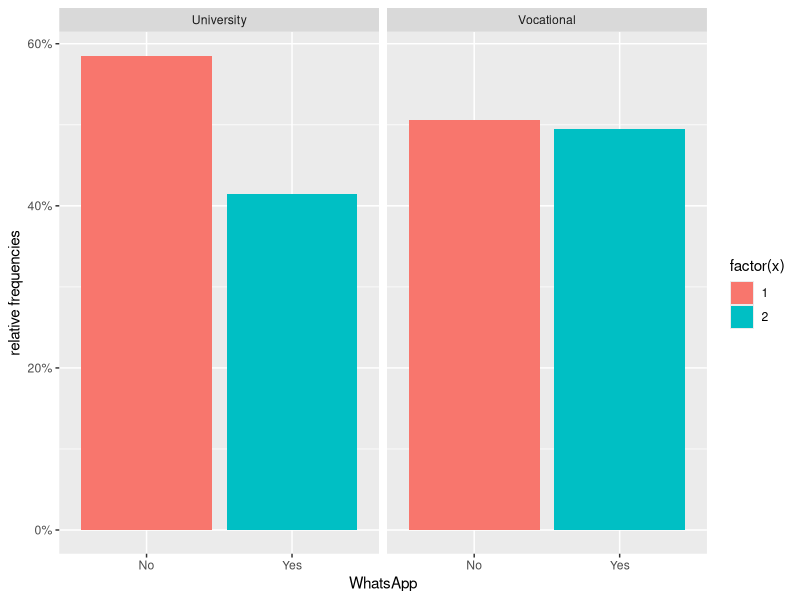
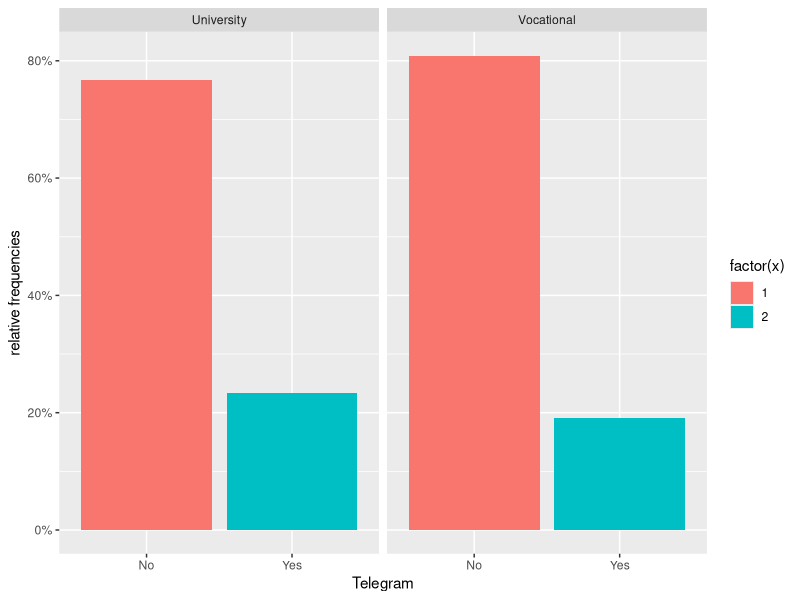
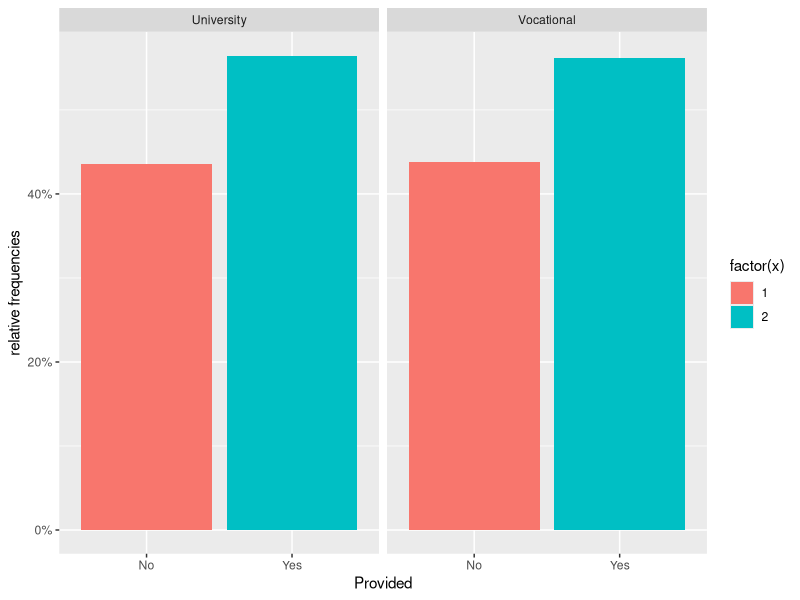
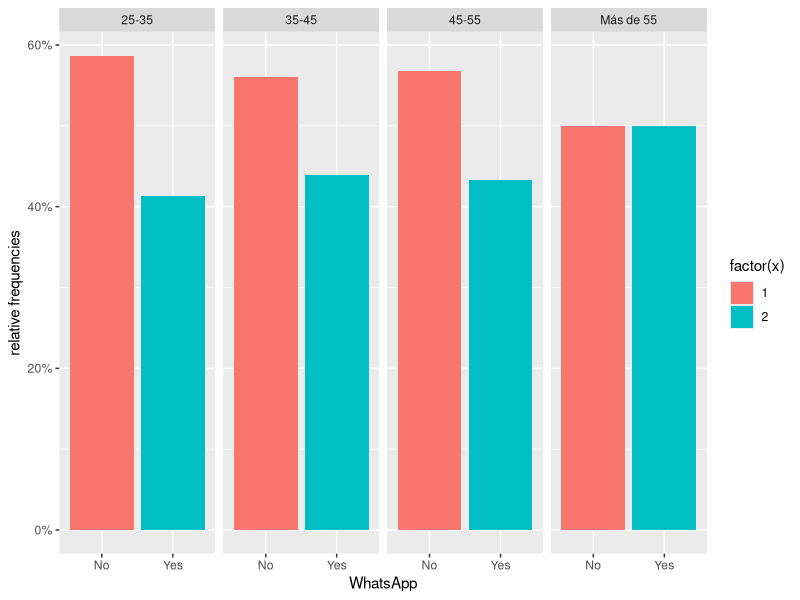
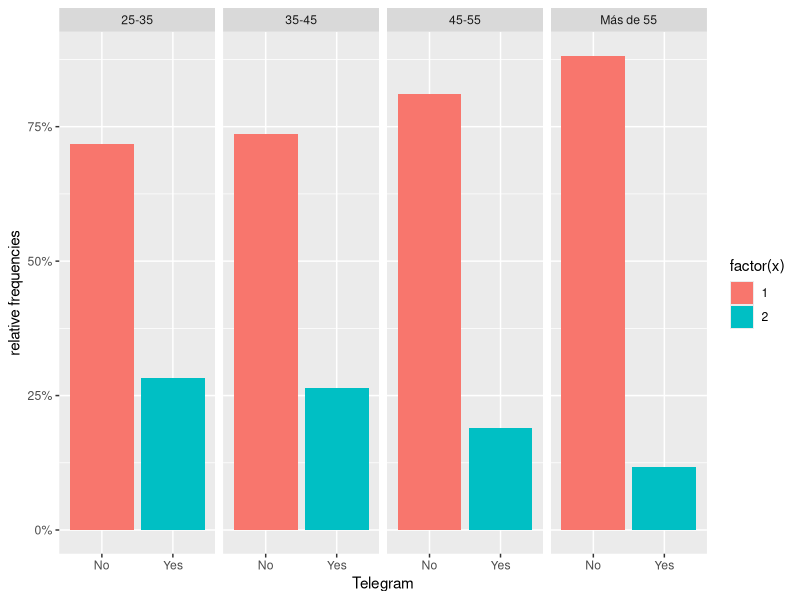
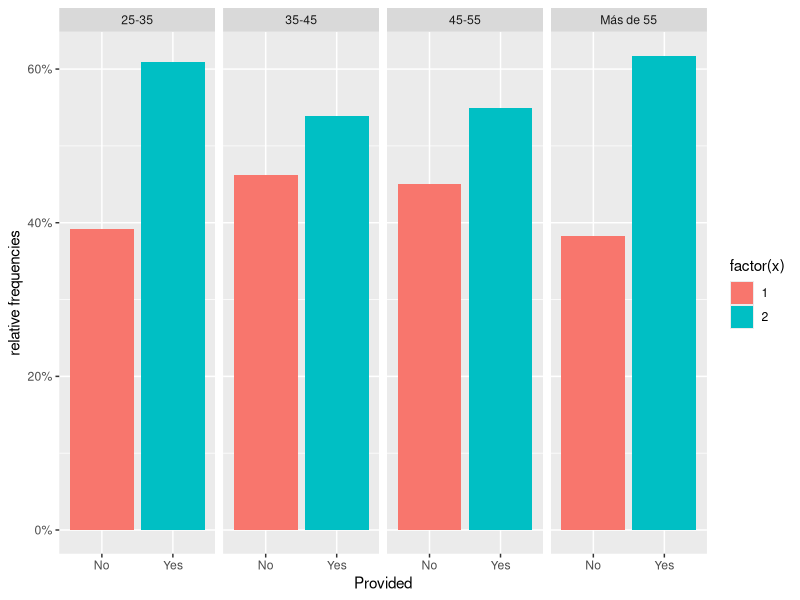
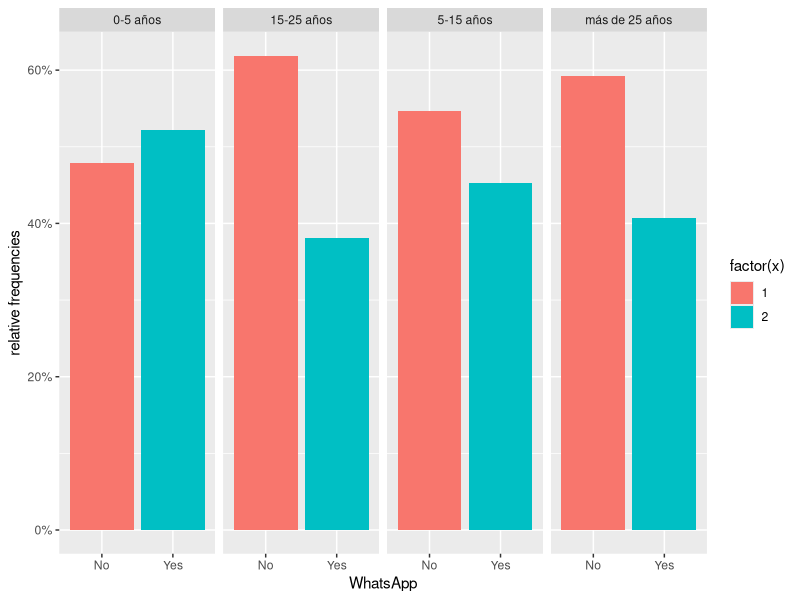
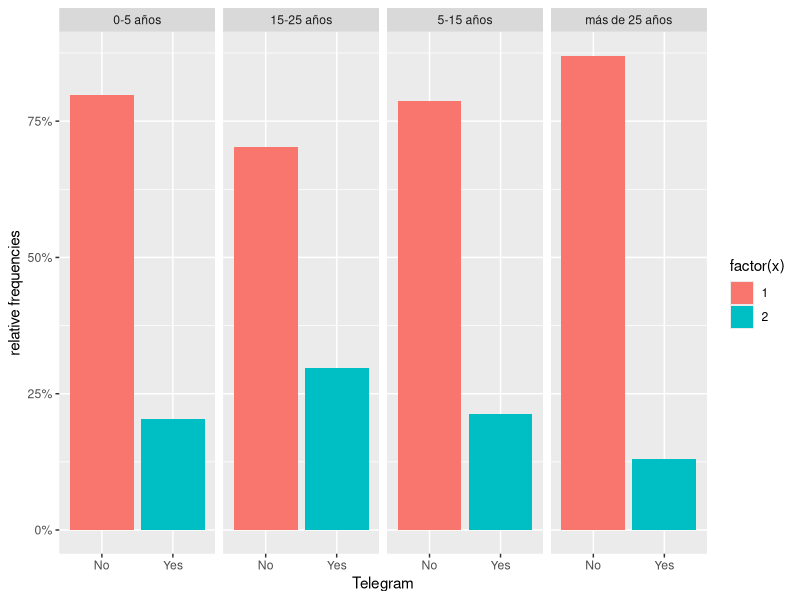

Reproduce these figures in R, in order.

library(ggplot2)
library(dplyr)
library(tidyr)
library(scales)

data <- read.csv("../data/survey-pilot-3.csv")

ggplot(data, aes(x = WhatsApp, group = Sector)) + geom_bar(aes(y = ..prop.., fill = factor(..x..)), stat="count") + scale_y_continuous(labels=scales::percent) + ylab("relative frequencies") + facet_grid(~Sector)
ggplot(data, aes(x = Telegram, group = Sector)) + geom_bar(aes(y = ..prop.., fill = factor(..x..)), stat="count") + scale_y_continuous(labels=scales::percent) + ylab("relative frequencies") + facet_grid(~Sector)
ggplot(data, aes(x = Provided, group = Sector)) + geom_bar(aes(y = ..prop.., fill = factor(..x..)), stat="count") + scale_y_continuous(labels=scales::percent) + ylab("relative frequencies") + facet_grid(~Sector)

ggplot(data, aes(x = WhatsApp, group = Age)) + geom_bar(aes(y = ..prop.., fill = factor(..x..)), stat="count") + scale_y_continuous(labels=scales::percent) + ylab("relative frequencies") + facet_grid(~Age)
ggplot(data, aes(x = Telegram, group = Age)) + geom_bar(aes(y = ..prop.., fill = factor(..x..)), stat="count") + scale_y_continuous(labels=scales::percent) + ylab("relative frequencies") + facet_grid(~Age)
ggplot(data, aes(x = Provided, group = Age)) + geom_bar(aes(y = ..prop.., fill = factor(..x..)), stat="count") + scale_y_continuous(labels=scales::percent) + ylab("relative frequencies") + facet_grid(~Age)

ggplot(data, aes(x = WhatsApp, group = Experience)) + geom_bar(aes(y = ..prop.., fill = factor(..x..)), stat="count") + scale_y_continuous(labels=scales::percent) + ylab("relative frequencies") + facet_grid(~Experience)
ggplot(data, aes(x = Telegram, group = Experience)) + geom_bar(aes(y = ..prop.., fill = factor(..x..)), stat="count") + scale_y_continuous(labels=scales::percent) + ylab("relative frequencies") + facet_grid(~Experience)
ggplot(data, aes(x = Provided, group = Experience)) + geom_bar(aes(y = ..prop.., fill = factor(..x..)), stat="count") + scale_y_continuous(labels=scales::percent) + ylab("relative frequencies") + facet_grid(~Experience)

ggplot(data, aes(x = WhatsApp, group = Discipline)) + geom_bar(aes(y = ..prop.., fill = factor(..x..)), stat="count") + scale_y_continuous(labels=scales::percent) + ylab("relative frequencies") + facet_grid(~Discipline)
ggplot(data, aes(x = Telegram, group = Discipline)) + geom_bar(aes(y = ..prop.., fill = factor(..x..)), stat="count") + scale_y_continuous(labels=scales::percent) + ylab("relative frequencies") + facet_grid(~Discipline)
ggplot(data, aes(x = Provided, group = Discipline)) + geom_bar(aes(y = ..prop.., fill = factor(..x..)), stat="count") + scale_y_continuous(labels=scales::percent) + ylab("relative frequencies") + facet_grid(~Discipline)
